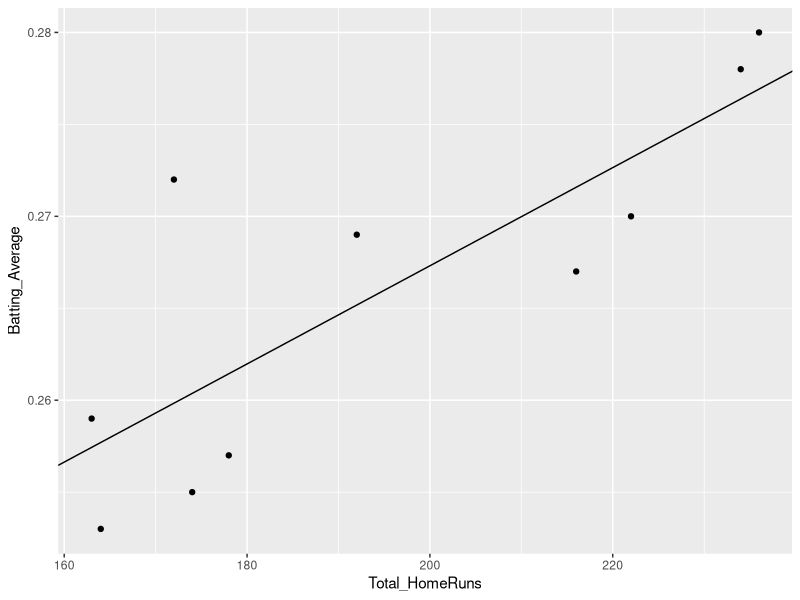

Source code (R):
# Correlation Analysis on MLB Data 
# MLB Teams from the AL East & NL East Divisons (Source: ESPN) 
Team <- c("Baltimore Orioles", "Boston RedSox", "New York Yankees", 
          "Tampa Bay Rays", "Toronto Blue Jays", "Atlanta Braves", "Miami Marlins", 
          "New York Mets", "Philadelphia Phillies", "Washington Nationals") 

# Total Home Runs and Batting Average for the 10 teams 
Total_HomeRuns <- c(222, 164, 192, 236, 174, 216, 163, 172, 234, 178) 
Batting_Average <- c(0.270, 0.253, 0.269, 0.280, 0.255, 0.267, 0.259, 0.272, 0.278, 0.257) 

# Create the dataframe baseball_data to analyze the data 
baseball_data <- data.frame(Team, Total_HomeRuns, Batting_Average) 

# For linear regression analysis, the function called lm (linear model) is used  
model <- lm(formula = Batting_Average ~ Total_HomeRuns, data=baseball_data) 

# Find the coefficients of the linear regression line
coef(lm(model))

# Summary statistics of the model 
summary(model) 

# Load the ggplot2 package to create a scatterplot visualization 
library(ggplot2) 

# Create a scatterplot to visualize the data 
ggplot(model, aes(x=Total_HomeRuns, y=Batting_Average)) +
geom_point() + geom_abline(intercept=0.21393, slope=0.0002669)
# Based on the scatterplot, it appears that there is a positive relationship
# between total home runs and team batting average 

# Pearson correlation analysis 
cor(baseball_data$Total_HomeRuns, baseball_data$Batting_Average, method="pearson")
# At a 5% level of significance, there is a positive correlation between
# total home runs and team batting average (t = 3.947  at the 5% level of significance) 
# and r = 0.8128 







